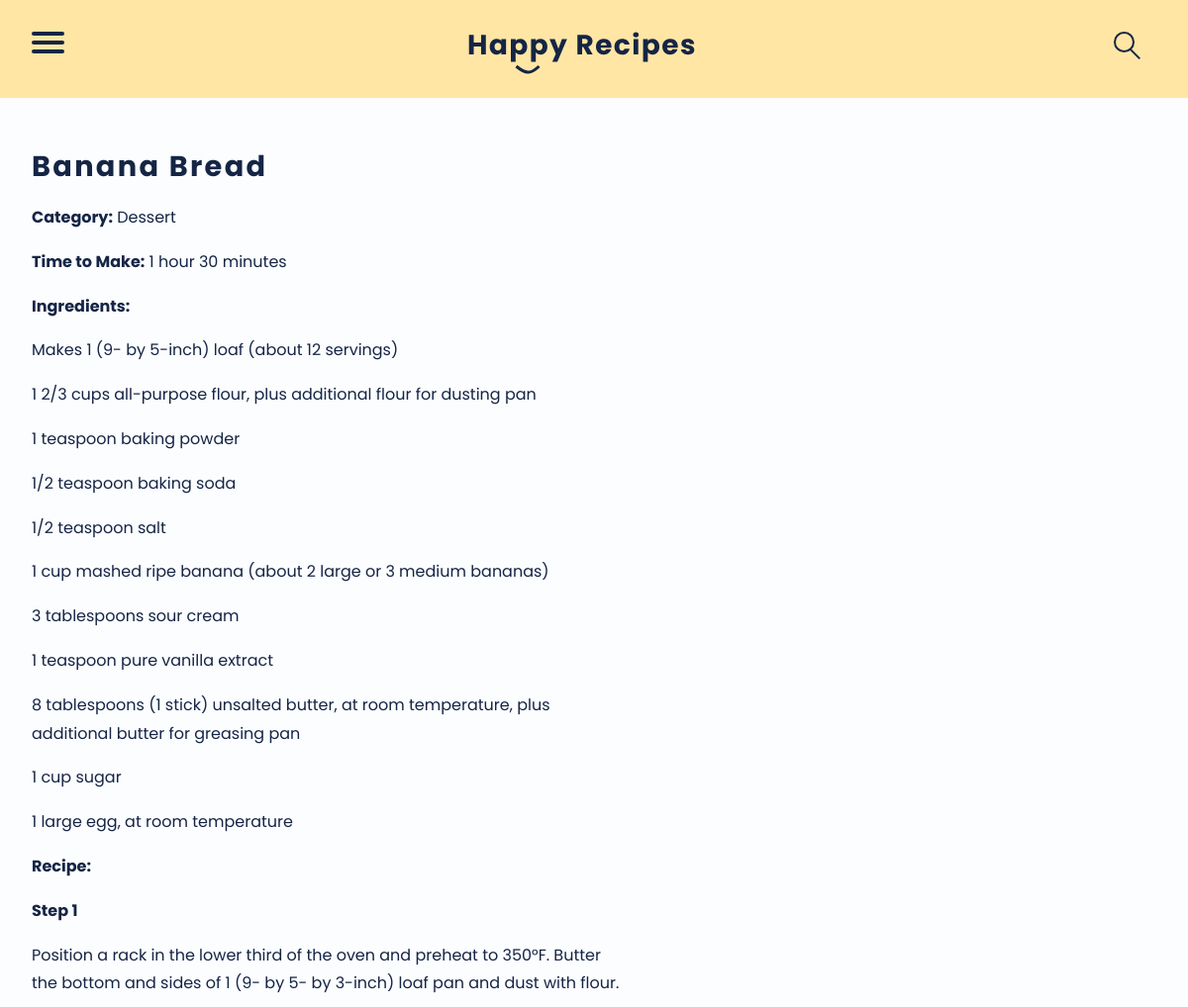
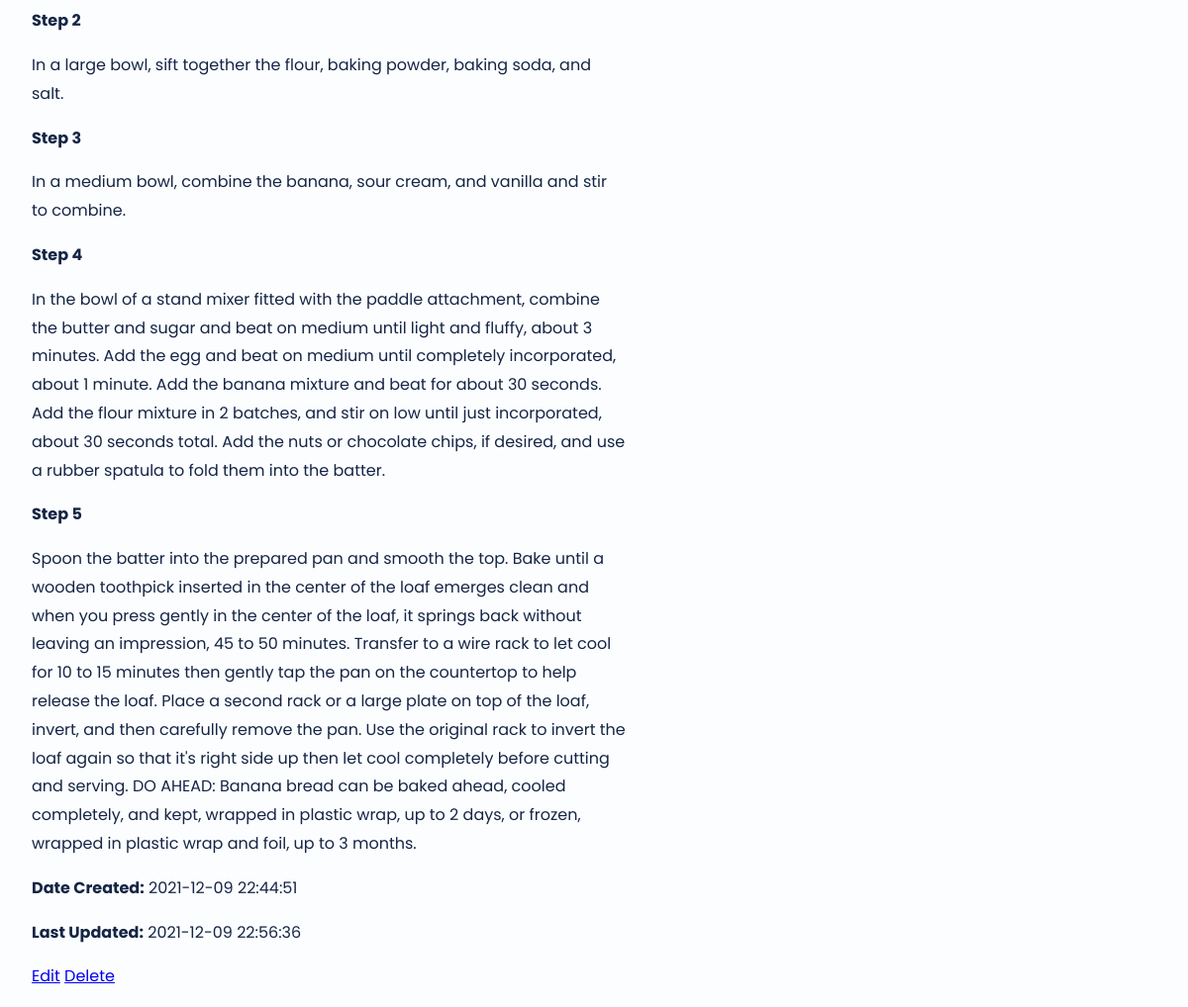
Screenshot of /admin/recipes/view.php?id=1 with the database file from the repository (2 pictures, top to bottom).
### tables this page shows
CREATE TABLE `recipes` (
  `id` int(11) NOT NULL,
  `file_id` int(11) NOT NULL,
  `title` varchar(250) NOT NULL,
  `category` varchar(250) NOT NULL,
  `make_time` varchar(250) NOT NULL,
  `ingredients` varchar(5000) NOT NULL,
  `steps` varchar(10000) NOT NULL,
  `date_created` datetime NOT NULL,
  `date_updated` datetime NOT NULL
);

### admin/recipes/view.php (the view, shortened to what this page needs)
<?php
include_once __DIR__ . '/../../_global/header2.php';
if (isset($_GET['id'])) {
    $user_id = $_GET['id'];
    $query = "SELECT * FROM recipes WHERE id=" . $user_id;
    $db_results = mysqli_query($db_connection, $query);
    if ($db_results && $db_results->num_rows > 0) {
        $user = mysqli_fetch_assoc($db_results);
    } else {
        redirectTo('/admin/users?error=' . mysqli_error($db_connection));
    }
} else {
    redirectTo('/admin/recipes/all.php');
}
?>
<div class="container">
    <h1><?php echo $user['title']; ?>
    </h1>
    <p><b>Category:</b> <?php echo $user['category']; ?>
    </p>
    <p><b>Time to Make:</b> <?php echo $user['make_time']; ?>
    </p>
    <p><b>Ingredients:</b> <?php echo $user['ingredients']; ?>
    </p>
    <p><b>Recipe:</b> <?php echo $user['steps']; ?>
    </p>
    <p><b>Date Created:</b> <?php echo $user['date_created']; ?>
    </p>
    <p><b>Last Updated:</b> <?php echo $user['date_updated']; ?>
    </p>
    <p><a class="btn btn-primary"
            href="edit.php?id=<?php echo $user['id']; ?>">Edit</a>
        <a class="btn btn-secondary"
            href="delete.php?id=<?php echo $user['id']; ?>">Delete</a>
    </p>
</div>
<?php
include_once __DIR__ . '/../../_global/footer.php';
?>

### css/stylesheet.css (style rules this page uses)
html { -webkit-text-size-adjust: 100%; box-sizing: border-box; }
body { margin: 0; padding: 0; border: 0; font-family: 'Poppins',sans-serif; font-size: 1rem; color: #152545; background-color: #FCFDFF; }
h1 { letter-spacing: 0.08em; padding-top: 3rem; margin: 0; font-size: 1.8rem; }
p { line-height:1.8; }
div.container { max-width: 600px; margin: 0 2rem; }

### rows the page displays
recipes: title "Banana Bread", category "Dessert", make_time "1 hour 30 minutes", ingredients "Makes 1 (9- by 5-inch) loaf (about 12 servings) 1 2/3 cups all-purpose flour, plus additional flour for dusting pan 1 teaspoon baking powder 1/2 teaspoon baking soda 1/2 teaspoon salt 1 cup mashed ripe banana (about 2 large or 3 medium bananas) 3 tablespoons sour cream 1 teaspoon pure vanilla extract 8 tablespoons (1 stick) unsalted butter, at room temperature, plus additional butter for greasing pan 1 cup sugar 1 large egg, at room temperature", steps "Step 1 Position a rack in the lower third of the oven and preheat to 350°F. Butter the bottom and sides of 1 (9- by 5- by 3-inch) loaf pan and dust with flour. Step 2 In a large bowl, sift together the flour, baking powder, baking soda, and salt. Step 3 In a medium bowl, combine the banana, sour cream, and vanilla and stir to combine. Step 4 In the bowl of a stand mixer fitted with the paddle attachment, combine the butter and sugar and beat on medium until light and fluffy, about 3 minutes. Add the egg and beat on medium until completely incorporated, about 1 minute. Add the banana mixture and beat for about 30 seconds. Add the flour mixture in 2 batches, and stir on low until just…", date_created "2021-12-09 22:44:51", date_updated "2021-12-09 22:56:36"
